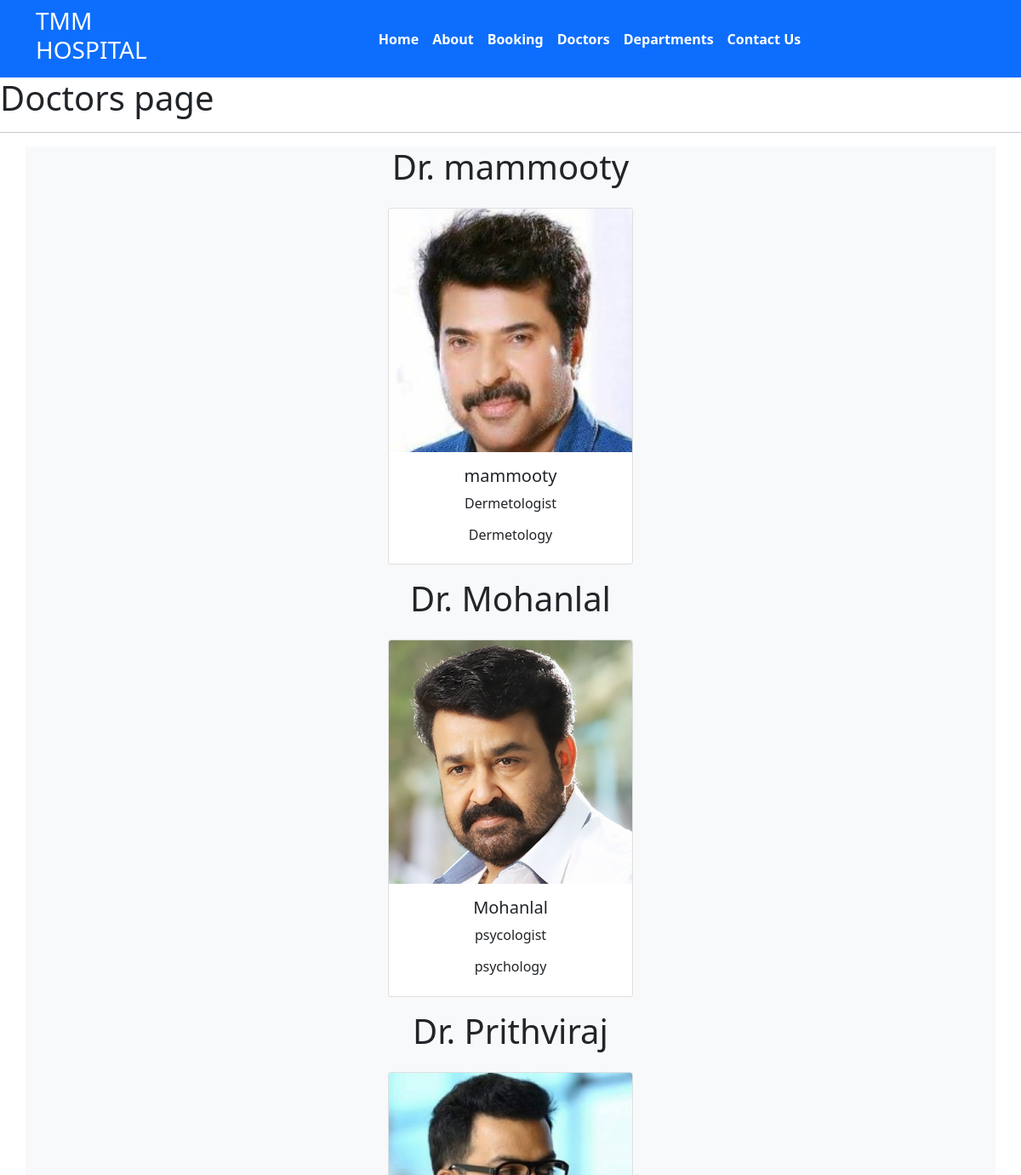
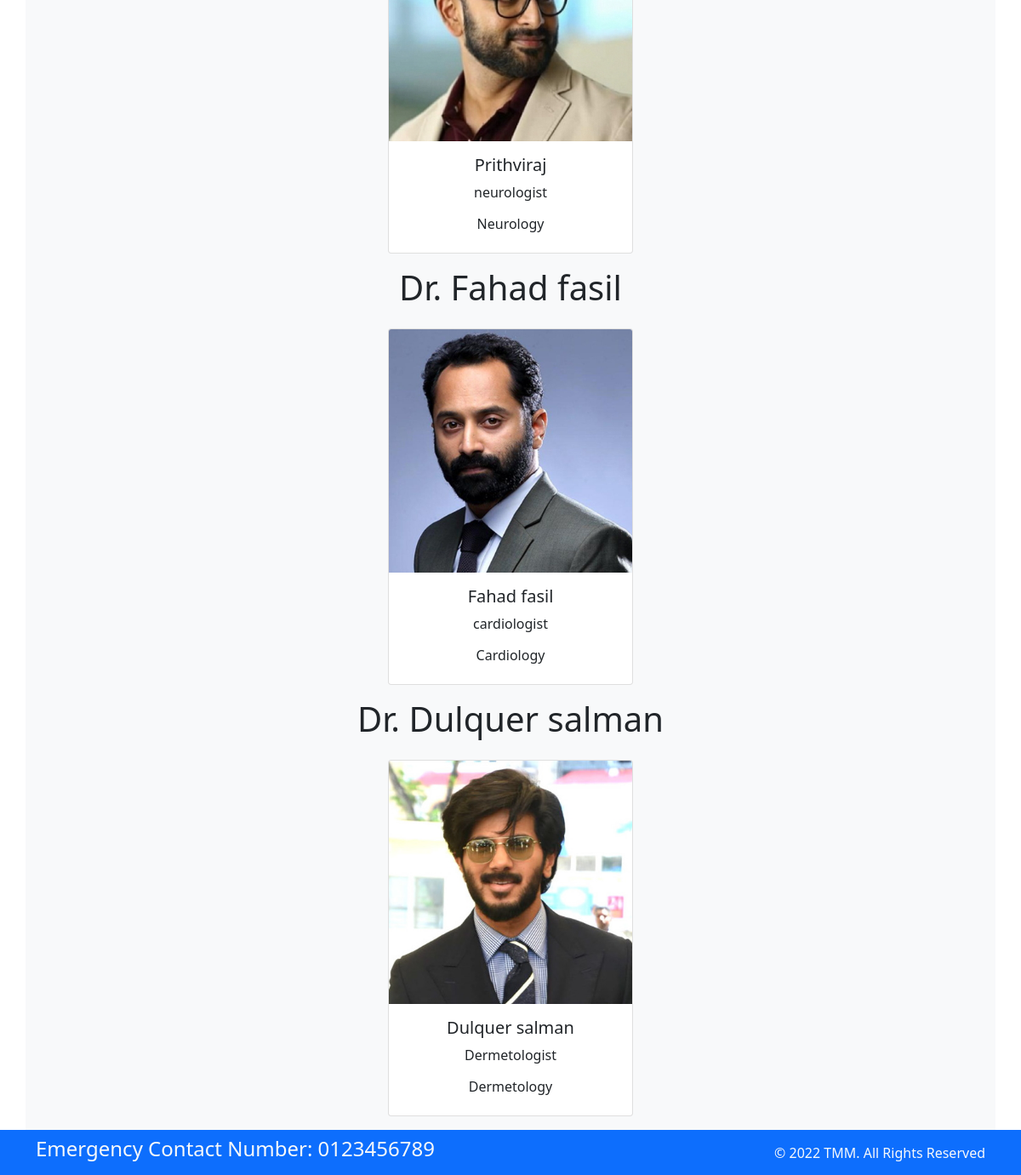
The app's page /doctors/ with its own data (2 pictures, top to bottom).
### home/models.py (models this page shows, shortened)
class Doctors(models.Model):
    doc_name = models.CharField(max_length=255)
    doc_spec = models.CharField(max_length=255)
    dep_name = models.ForeignKey(Department,on_delete=models.CASCADE)
    doc_image = models.ImageField(upload_to='doctors')

class Department(models.Model):
    dep_name=models.CharField(max_length=100)
    dep_description=models.TextField()
    def __str__(self):
        return self.dep_name

### home/views.py (the view)
# urls.py: path('doctors/',views.doctors, name='doctors'),
def doctors(request):
    dict_docs={
        'doctors':Doctors.objects.all()
    }
    return render(request,'doctors.html',dict_docs)

### templates/doctors.html (shortened to what this page needs)
{%extends "base.html"%}
{%block  content%}
<h1>Doctors page</h1>
<hr>
<div class="container text-center bg-light">
    {% for d in doctors%}
    <h1>Dr. {{d.doc_name}}</h1>
    <div class="card text-center mx-3 my-3" style="width: 18rem;display:inline-block">
        <img src="{{d.doc_image.url}}" class="card-img-top" alt="...">
        <div class="card-body">
          <h5 class="card-title">{{d.doc_name}}</h5>
          <p class="card-text">{{d.doc_spec}}</p>
          <h6>{{d.dep_name}}</h6>
        </div>
    </div>
    {% endfor %}
</div>
{% endblock %}

### templates/base.html (shortened to what this page needs)
{% load static %}
<!DOCTYPE html>
<html>
  <head>
    <link rel="stylesheet"
      href=" https://cdn.jsdelivr.net/npm/bootstrap@5.1.3/dist/css/bootstrap.min.css ">
    <link rel="stylesheet"
      href="https://use.fontawesome.com/releases/v5.2.0/css/all.css">
    <link rel="stylesheet"
      href="{%static 'css/style.css'%}">
  </head>
  <body>
    <nav class="navbar bg-primary navbar-expand-md ">
      <div class="container">
        <div class="col-2 text-left pl-md-0">
          <h3 class="text-white">TMM HOSPITAL </h3>
        </div>
        <div
          class="collapse navbar-collapse justify-content-center col-md-8 navbar-collapse-3">
          <ul class="navbar-nav justify-content-center  fw-bold">
            <li class="nav-item active">
              <a class="nav-link text-white" href={% url "home" %}>Home</a>
            </li>
            <li class="nav-item">
              <a class="nav-link text-white" href={% url "about" %}>About</a>
            </li>
            <li class="nav-item">
              <a class="nav-link text-white" href={% url "booking" %}>Booking</a>
            </li>
            <li class="nav-item">
              <a class="nav-link text-white" href={% url "doctors" %}>Doctors</a>
            </li>
			 <li class="nav-item">
              <a class="nav-link text-white" href={% url "departments" %}>Departments</a>
            </li>
            <li class="nav-item">
              <a class="nav-link text-white" href={% url "contacts" %}>Contact Us</a>
            </li>
          </ul>
        </div>
      </div>
    </nav>
    {%block  content%}{%endblock%}
    <section class="">
      <footer class="pt-2 pb-2  bg-primary text-light">
        <div class="container">
          <div class="row align-items-center">
            <div class="col-12 col-md-8">
              <h4>Emergency Contact Number: 0123456789</h4>
            </div>
            <div class="col-12 col-md-4 mt-4 mt-md-0 text-center text-md-end">
              © 2022 TMM. All Rights Reserved
            </div>
          </div>
        </div>
      </footer>
    </section>
  </body>
</html>

### records on screen
Doctors: doc_name "mammooty", doc_image (picture), doc_spec "Dermetologist", dep_name "Dermetology"
Doctors: doc_name "Mohanlal", doc_image (picture), doc_spec "psycologist", dep_name "psychology"
Doctors: doc_name "Prithviraj", doc_image (picture), doc_spec "neurologist", dep_name "Neurology"
Doctors: doc_name "Fahad fasil", doc_image (picture), doc_spec "cardiologist", dep_name "Cardiology"
Doctors: doc_name "Dulquer salman", doc_image (picture), doc_spec "Dermetologist", dep_name "Dermetology"
